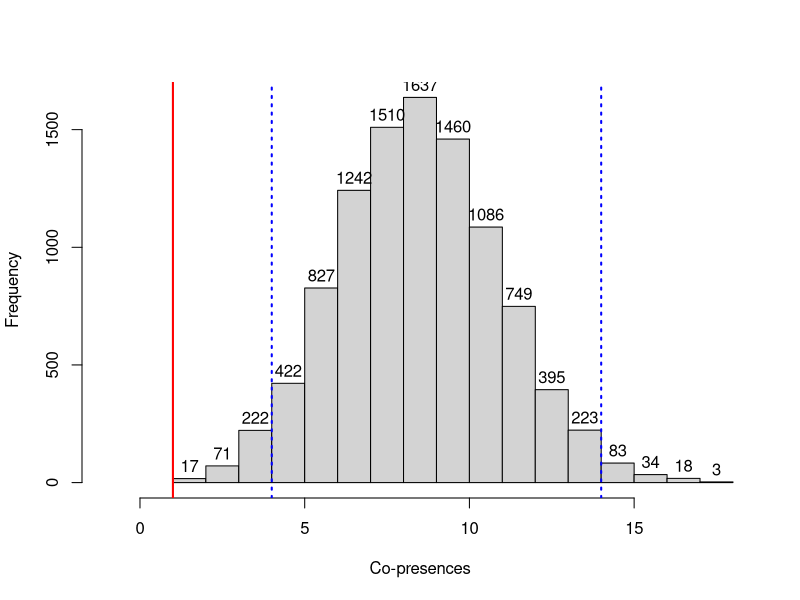

R code for this plot:
# written by G. Magoga, giulia.magoga@unimi.it


### test statistical significance of microorganisms co-presence in the same host

data=read.csv("example.csv", sep=";") #read data frame

#absence, presence, coocurrence
rs=table(rowSums(data)) # calculate absence, presence, co-presence values from real data 


# create a null model
d1=data.frame(replicate(9999,sample(data[,1]))) #create a distribution permuting 9,999 times presence/absence first column of the dataframe
d2=data.frame(replicate(9999,sample(data[,2]))) #create a distribution permuting 9,999 times presence/absence second column of the dataframe


# Evaluate co-presence in null model 
t=list()

for (i in seq(length(d1))){
 t[[i]]=table(d1[i] + d2[i]) } #register absence, presence, co-presence in pairs of columns from d1 and d2
 
tt=vector()

for (i in seq(length(d1))){
tt[i]=t[[i]][3]} # Extract co-presence from the list of absence, presence, co-presence

tt[is.na(tt)] <- 0 


# Print results
rs # real data absence, presence, co-presence 

table(tt) # null model co-presence 

summary(tt) # statistics on null model co-presence distribution 

quantile(tt, probs = c(0.025, 0.5, 0.975)) # Estimate from null model distribution 2.5 50 and 97.5 percentiles


# Visualize results
hist(tt,labels=T, main=NULL, xlab="Co-presences", breaks=max(tt), xlim = range(min(tt)-2,max(tt))) #histogram of co-presence distribution from null model
abline(v=rs[3],lwd=2,col="red") # plot red line for showing real data co-presence value
abline(v=quantile(tt, probs = c(0.025,  0.975)), lwd=2,col="blue", lty=3) # plot blue lines for showing 2.5 and 97.5 percentiles of null distribution



